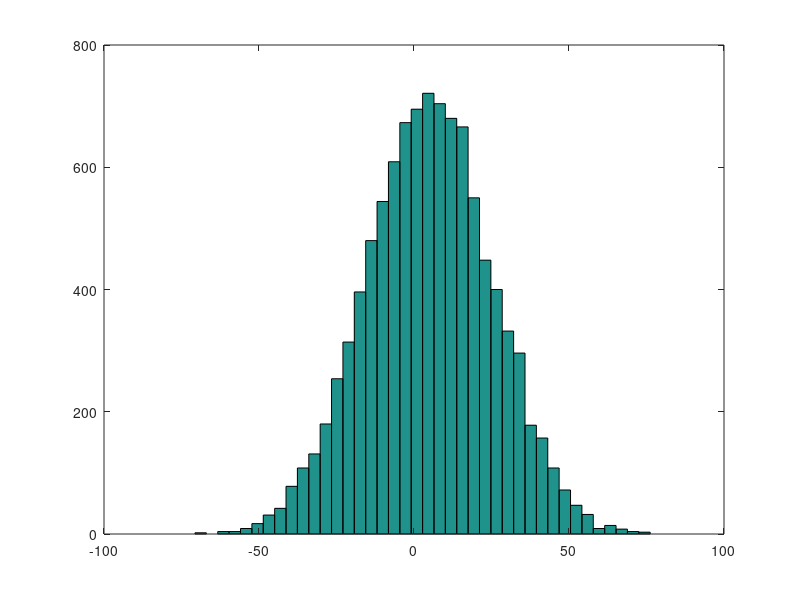

Source code (MATLAB):
A= 3;
B = 15;
muExp = 10;
muNorm = 5;
sigma = 20;

numSamples=10000;

theDataUnif = unifrnd(A, B, 1, numSamples);

theDataExp = exprnd(muExp, 1, numSamples);

theDataNrm = normrnd(muNorm, sigma, 1, numSamples);

numBins=40;

hist(theDataNrm, numBins);